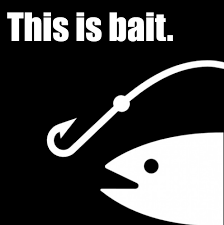
#> input picture Image_processing_py_codes/binary.png, 224 x 225 px
$ python '5.Morphological_Transformations_(1)Dilation.py'
#> lines starting #> are read from the running program, lines starting #| are printed output that depends on the picture
import cv2 as cv
import numpy as np
from matplotlib import pyplot as plt

img = cv.imread("binary.png")
#> img is the input picture: shape (225, 224, 3); min 0, max 255, mean 65.4

#It is just opposite of erosion. Here, a pixel element is '1' if atleast one pixel under the kernel is '1'. So it increases the white region in the image or size of foreground object increases. Normally, in cases like noise removal, erosion is followed by dilation. Because, erosion removes white noises, but it also shrinks our object. So we dilate it. Since noise is gone, they won't come back, but our object area increases. It is also useful in joining broken parts of an object.

# dst = cv.dilate( src, kernel[, dst[, anchor[, iterations[, borderType[, borderValue]]]]] )
##iterations	number of times erosion is applied.
#kernel	structuring element used for erosion; if element=Mat(), a 3 x 3 rectangular structuring element is used. Kernel can be created using getStructuringElement.
#anchor	position of the anchor within the element; default value (-1, -1) means that the anchor is at the element center.
k = np.ones((5,5),np.uint8)

dilation = cv.dilate(img,k, iterations = 1)
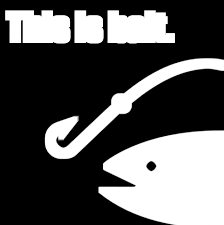
#> dilation: shape (225, 224, 3); min 0, max 255, mean 85.5

cv.imshow("original",img)
cv.imshow("dilation",dilation)

if cv.waitKey(0) & 0xFF == ord('c'): cv.destroyAllWindows()
